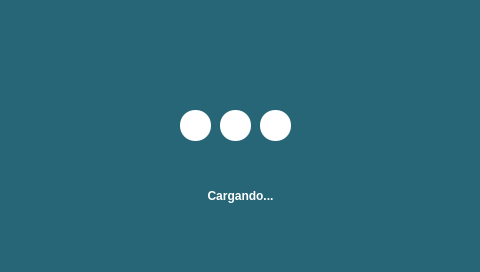
<?xml version="1.0" encoding="UTF-8"?>
<ui version="4.0">
 <class>Form</class>
 <widget class="QWidget" name="Form">
  <property name="geometry">
   <rect>
    <x>0</x>
    <y>0</y>
    <width>480</width>
    <height>272</height>
   </rect>
  </property>
  <property name="windowTitle">
   <string>Form</string>
  </property>
  <property name="styleSheet">
   <string notr="true"/>
  </property>
  <widget class="QLabel" name="LabelInfo">
   <property name="geometry">
    <rect>
     <x>120</x>
     <y>150</y>
     <width>241</width>
     <height>91</height>
    </rect>
   </property>
   <property name="styleSheet">
    <string notr="true">font: 16px &quot;Poppins&quot;;
background-color: transparent;
color: white;
font-weight: 500;
</string>
   </property>
   <property name="text">
    <string>Cargando...</string>
   </property>
   <property name="alignment">
    <set>Qt::AlignCenter</set>
   </property>
  </widget>
  <widget class="QLabel" name="firstCircle">
   <property name="geometry">
    <rect>
     <x>180</x>
     <y>110</y>
     <width>31</width>
     <height>31</height>
    </rect>
   </property>
   <property name="styleSheet">
    <string notr="true">background-color: white;
border-radius: 15px;</string>
   </property>
   <property name="text">
    <string/>
   </property>
  </widget>
  <widget class="QLabel" name="secondCircle">
   <property name="geometry">
    <rect>
     <x>220</x>
     <y>110</y>
     <width>31</width>
     <height>31</height>
    </rect>
   </property>
   <property name="styleSheet">
    <string notr="true">background-color: white;
border-radius: 15px;</string>
   </property>
   <property name="text">
    <string/>
   </property>
  </widget>
  <widget class="QLabel" name="thirdCircle">
   <property name="geometry">
    <rect>
     <x>260</x>
     <y>110</y>
     <width>31</width>
     <height>31</height>
    </rect>
   </property>
   <property name="styleSheet">
    <string notr="true">background-color: white;
border-radius: 15px;</string>
   </property>
   <property name="text">
    <string/>
   </property>
  </widget>
  <widget class="QLabel" name="label">
   <property name="geometry">
    <rect>
     <x>-6</x>
     <y>0</y>
     <width>491</width>
     <height>281</height>
    </rect>
   </property>
   <property name="styleSheet">
    <string notr="true">background-color: #266676;</string>
   </property>
   <property name="text">
    <string/>
   </property>
  </widget>
  <zorder>label</zorder>
  <zorder>LabelInfo</zorder>
  <zorder>firstCircle</zorder>
  <zorder>secondCircle</zorder>
  <zorder>thirdCircle</zorder>
 </widget>
 <resources/>
 <connections/>
</ui>
